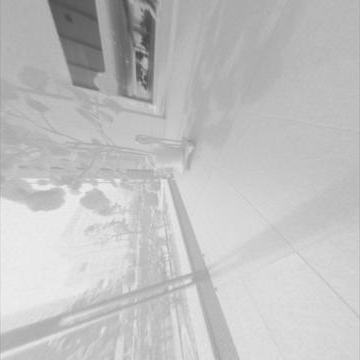
#> input picture glass/data/img/007.png, 360 x 360 px, given as the content of the folder ./data/img_raw, which was not available
$ python resize.py
#> lines starting #> are read from the running program, lines starting #| are printed output that depends on the picture
import os
import random
from PIL import Image, ImageDraw

filepath_img = './data/img_raw'
filepath_lbl = './data/lbl_raw'

filename = os.listdir(filepath_img)
imagenum = len(filename)
for i in xrange(imagenum):

	org_img_name = filepath_img + '/' + str(filename[i])
	img = Image.open(org_img_name)
#> img is the input picture: PIL image 360x360 RGB; min 69, max 238, mean 192.7
	img_crop = img.crop((140,0,500,360))
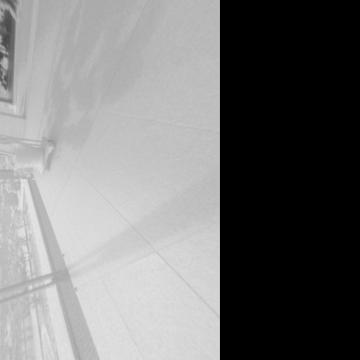
#> img_crop: PIL image 360x360 RGB; min 0, max 231, mean 119.1
	#img_resize = img_crop.resize((int(img_crop.width/5),int(img_crop.height/5)))
	img_name = './data/img/' + filename[i].replace("jpg","png")
	img_crop.save(img_name)


filename = os.listdir(filepath_lbl)
imagenum = len(filename)
for i in xrange(imagenum):

	org_img_name = filepath_lbl + '/' + str(filename[i])
	img = Image.open(org_img_name)
	img_crop = img.crop((140,0,500,360))
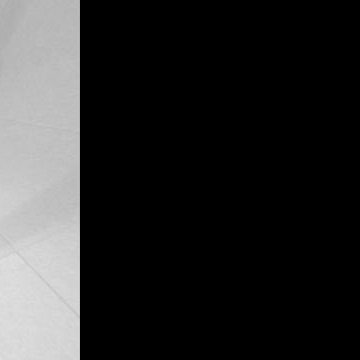
#> img_crop: PIL image 360x360 RGB; min 0, max 225, mean 44
	#img_resize = img_crop.resize((int(img_crop.width/5),int(img_crop.height/5)))

	px = img_crop.load()

	new_im = Image.new('L', (img_crop.width, img_crop.height), (0))
#> new_im: PIL image 360x360 L; every value is 0
	draw = ImageDraw.Draw(new_im)

	for x in range(0,360):
		for y in range(0,360):
#> (the run stopped early here; a loop or call above may not have finished)

$ run again, on glass/data/img/051.png
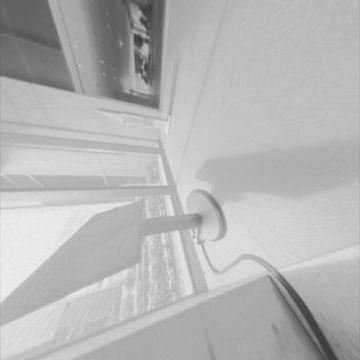
#> input picture glass/data/img/051.png, 360 x 360 px, given as the content of the folder ./data/img_raw, which was not available
#> img is the input picture: PIL image 360x360 RGB; min 59, max 241, mean 181.8
#> `img_crop = img.crop((140,0,500,360))`:
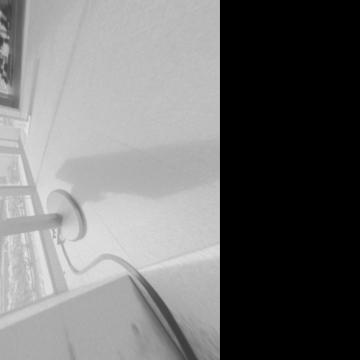
#> img_crop: PIL image 360x360 RGB; min 0, max 233, mean 111.9
#> `img_crop = img.crop((140,0,500,360))`:
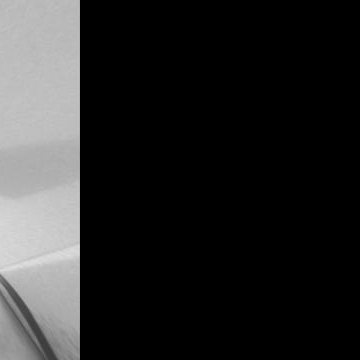
#> img_crop: PIL image 360x360 RGB; min 0, max 222, mean 39.9
#> new_im: PIL image 360x360 L; every value is 0

$ run again, on glass/data/img/054.png
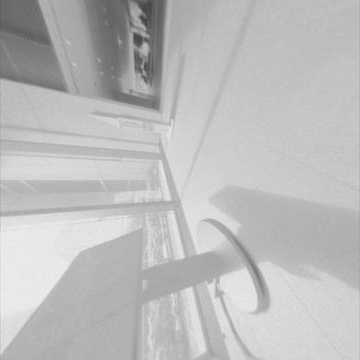
#> input picture glass/data/img/054.png, 360 x 360 px, given as the content of the folder ./data/img_raw, which was not available
#> img is the input picture: PIL image 360x360 RGB; min 67, max 240, mean 188.4
#> `img_crop = img.crop((140,0,500,360))`:
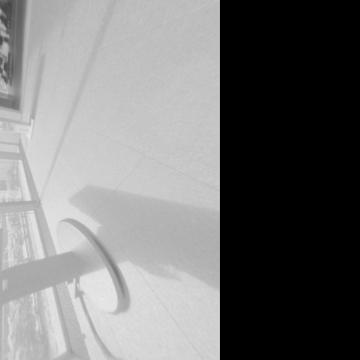
#> img_crop: PIL image 360x360 RGB; min 0, max 233, mean 117.8
#> `img_crop = img.crop((140,0,500,360))`:
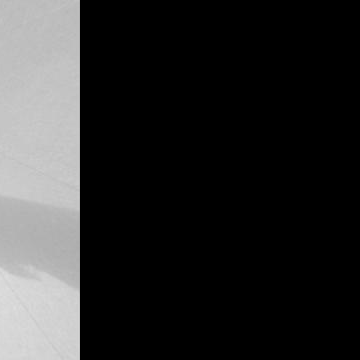
#> img_crop: PIL image 360x360 RGB; min 0, max 222, mean 43.4
#> new_im: PIL image 360x360 L; every value is 0
